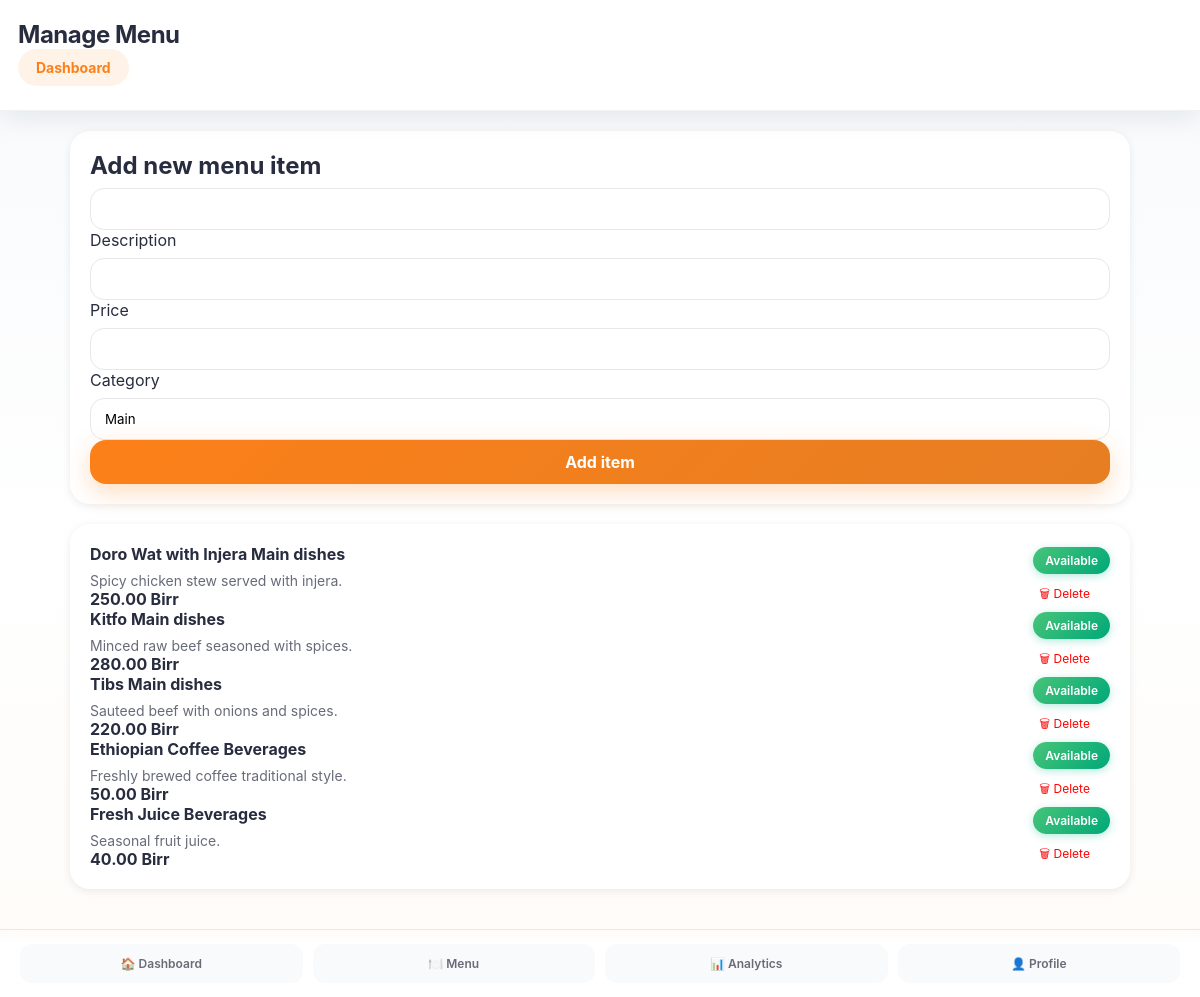
The page /restaurant/menu.php (signed in) on the database its author committed.
### tables this page shows
CREATE TABLE menu_items (
    id INT PRIMARY KEY AUTO_INCREMENT,
    category_id INT NOT NULL,
    name VARCHAR(150) NOT NULL,
    description TEXT,
    price DECIMAL(10,2) NOT NULL,
    image VARCHAR(255),
    is_available BOOLEAN DEFAULT true,
    created_at TIMESTAMP DEFAULT CURRENT_TIMESTAMP,
    FOREIGN KEY (category_id) REFERENCES categories(id) ON DELETE CASCADE
);

CREATE TABLE categories (
    id INT PRIMARY KEY AUTO_INCREMENT,
    restaurant_id INT NOT NULL,
    name VARCHAR(100) NOT NULL,
    display_order INT DEFAULT 0,
    created_at TIMESTAMP DEFAULT CURRENT_TIMESTAMP,
    FOREIGN KEY (restaurant_id) REFERENCES restaurants(id) ON DELETE CASCADE
);

### includes/functions.php (called while the page is built, shortened)
<?php
function format_money($amount) {
    return number_format($amount, 2) . ' Birr';
}
function format_price($amount) {
    return format_money($amount);
}
?>

### restaurant/menu.php (the view, shortened to what this page needs)
<?php
require_once __DIR__ . '/../includes/db.php';
$stmt = $pdo->prepare('SELECT * FROM restaurants WHERE user_id = ? LIMIT 1');
$stmt->execute([$_SESSION['user']['id']]);
$restaurant = $stmt->fetch(PDO::FETCH_ASSOC);
$stmt = $pdo->prepare('SELECT mi.*, c.name AS category_name FROM menu_items mi JOIN categories c ON mi.category_id = c.id WHERE c.restaurant_id = ? ORDER BY mi.created_at DESC');
$stmt->execute([$restaurant['id']]);
$items = $stmt->fetchAll(PDO::FETCH_ASSOC);
?>
<!DOCTYPE html>
<html lang="en">
<head>
    <link rel="stylesheet" href="/assets/css/style.css">
</head>
<body>
    <header class="page-header">
        <h1>Manage Menu</h1>
        <a class="pill-button" href="/restaurant/dashboard.php">Dashboard</a>
    </header>
    <main class="page-content">
        <section class="menu-form-card">
            <h2>Add new menu item</h2>
            <form method="post">
                <input name="name" required>
                <label>Description</label>
                <input name="description">
                <label>Price</label>
                <input name="price" type="number" step="0.01" required>
                <label>Category</label>
                <input name="category" value="Main">
                <button class="primary-btn" type="submit">Add item</button>
            </form>
        </section>
        <section class="menu-list">
            <?php if (empty($items)): ?>
                <div class="empty-state">No menu items yet. Add your first dish.</div>
            <?php else: ?>
                <?php foreach ($items as $item): ?>
                    <div class="menu-item-card" id="item-<?= $item['id'] ?>">
                        <div>
                            <h3><?= htmlspecialchars($item['name']) ?> <span class="tag"><?= htmlspecialchars($item['category_name']) ?></span></h3>
                            <p><?= htmlspecialchars($item['description']) ?></p>
                            <strong><?= format_price($item['price']) ?></strong>
                        </div>
                        <div style="text-align:right">
                            <span class="availability <?= $item['is_available'] ? 'active' : '' ?>"><?= $item['is_available'] ? 'Available' : 'Unavailable' ?></span>
                            <button onclick="deleteItem(<?= $item['id'] ?>)" style="display:block;margin-top:10px;color:red;background:none;border:none;cursor:pointer;font-size:12px;">🗑 Delete</button>
                        </div>
                    </div>
                <?php endforeach; ?>
            <?php endif; ?>
        </section>
    </main>
    <footer class="bottom-bar">
        <a href="/restaurant/dashboard.php">🏠 Dashboard</a>
        <a href="/restaurant/menu.php">🍽️ Menu</a>
        <a href="/restaurant/analytics.php">📊 Analytics</a>
        <a href="/restaurant/profile.php">👤 Profile</a>
    </footer>
</body>
</html>

### rows shown on the page
menu_items: name "Doro Wat with Injera", category.name "Main dishes", description "Spicy chicken stew served with injera.", price "250.00 Birr", is_available "Available"
menu_items: name "Kitfo", category.name "Main dishes", description "Minced raw beef seasoned with spices.", price "280.00 Birr", is_available "Available"
menu_items: name "Tibs", category.name "Main dishes", description "Sauteed beef with onions and spices.", price "220.00 Birr", is_available "Available"
menu_items: name "Ethiopian Coffee", category.name "Beverages", description "Freshly brewed coffee traditional style.", price "50.00 Birr", is_available "Available"
menu_items: name "Fresh Juice", category.name "Beverages", description "Seasonal fruit juice.", price "40.00 Birr", is_available "Available"
